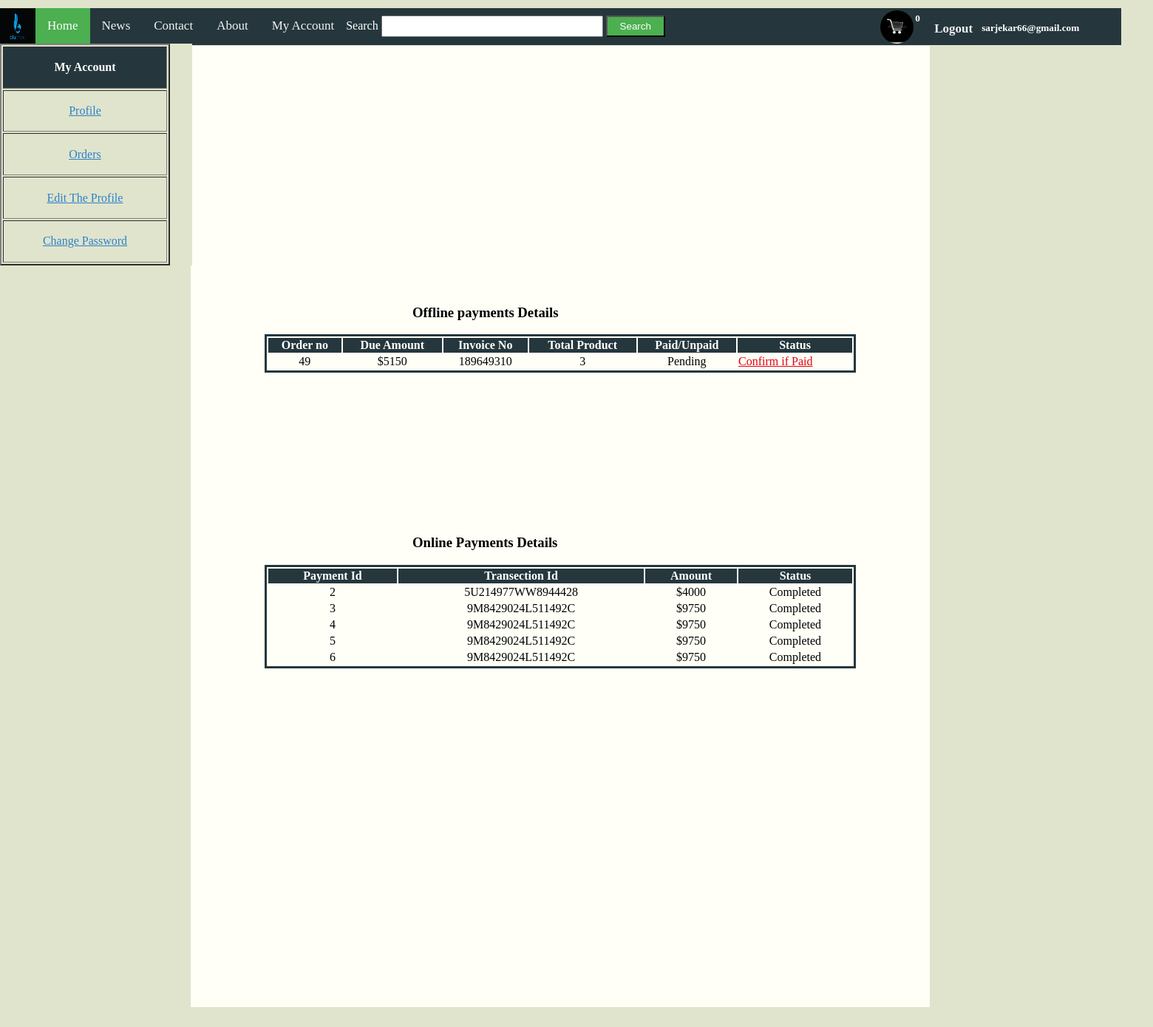
/customer_orders.php (signed in), run on the app's committed database.
### tables this page shows
CREATE TABLE IF NOT EXISTS `customer_orders` (
  `order_id` int(10) NOT NULL AUTO_INCREMENT,
  `customer_id` int(10) NOT NULL,
  `due_amount` text NOT NULL,
  `invoice_no` int(10) NOT NULL,
  `total_products` int(10) NOT NULL,
  `order_date` timestamp NOT NULL DEFAULT CURRENT_TIMESTAMP ON UPDATE CURRENT_TIMESTAMP,
  `order_status` text NOT NULL,
  PRIMARY KEY (`order_id`)
);

CREATE TABLE IF NOT EXISTS `paypal` (
  `payment_id` int(10) NOT NULL AUTO_INCREMENT,
  `transection_no` text NOT NULL,
  `amount` int(100) NOT NULL,
  `customer_id` int(10) NOT NULL,
  `product_id` int(10) NOT NULL,
  `qty` int(100) NOT NULL,
  `status` text NOT NULL,
  `currency` text NOT NULL,
  PRIMARY KEY (`payment_id`)
);

### customer_orders.php (the view, shortened to what this page needs)
<?php
include("functions/function.php");
?>
<!DOCTYPE HTML>
<html>
<head>
<link rel="stylesheet" href="css/style.css">
</head>
<body style="background-color:#E0E4CC" id="bodystyle" >
<div class="topnav" id="myTopnav">
<img src="logopic.png" />
  <a class="active" href="index.php">Home</a>
  <a href="#news">News</a>
  <a href="#contact">Contact</a>
  <a href="#about">About</a>
  <a href="Myaccount.php">My Account</a>
   <form method="get" action="search.php" enctype="multipart/form-data">
  <label id="searchlabel">Search</label>
  <input type="search" id="search" name="search"/>
  <input type="submit" name="search_btn" id="search_btn" value="Search"/>
</form>
<div id="item">
<h5 style="position:relative;bottom:20px; right:30px;"><?php item();?></h5>
<h5 style="position:relative; bottom:60px;right:20px;"><?php
if(!isset($_SESSION['Email'])){
	echo "<a href='customer_login.php'>Login</a>";
}else{
	echo "<a href='logout.php'>Logout</a>";
}
?></h5>
<h5 style=" float:right;position:relative;bottom:115px;left:60px;">
<?php
if(!isset($_SESSION['Email'])){
	echo "Welcome guest!";
}
else{
	echo $_SESSION['Email'];
}
?></h5>
</div>
 <a href="cart.php" class="logo"><img src="cart.png" id="carticon" style="postion:"/></a>
  </div>
<div id="pagelayout">
<h3 style="position:relative;left:300px;top:300px;">Offline payments Details</h3>
<table  width="800" align="center"style="border:3px solid #25373D;position:relative;top:300px;">
<tr style="background-color:#25373D;color:white;">
<th>Order no</th>
<th>Due Amount</th>
<th>Invoice No</th>
<th>Total Product</th>
<th>Paid/Unpaid</th>
<th>Status</th>
</tr>
<?php
if(isset($_SESSION['Email'])){
	$Email=$_SESSION['Email'];
	$qt="select * from customer where Email='$Email'";
	$runqt=mysqli_query($con,$qt);
	$rowqt=mysqli_fetch_array($runqt);
	$customer_id=$rowqt['customer_id'];
	$query="select * from customer_orders where customer_id='$customer_id'";
	$runquery=mysqli_query($con,$query);
	while($row=mysqli_fetch_array($runquery)){
	$order_id=$row['order_id'];
	$due_amount=$row['due_amount'];
	$invoice_no=$row['invoice_no'];
	$total_product=$row['total_products'];
	$order_status=$row['order_status'];
?>
<tr>
<td><center><?php echo $order_id;?></center></td>
<td><center>$<?php echo $due_amount;?></center></td>
<td><center><?php echo $invoice_no;?></center></td>
<td><center><?php echo $total_product;?></center></td>
<td><center><?php echo $order_status;?></center></td>
<td><a href="Pay.php" style="color:#E3000E;">Confirm if Paid</a></td>
</tr>
<?php } }
else{
	echo"You need to be logged in";
}?>
</table>
<h3 style="position:relative;left:300px;top:500px;">Online Payments Details</h3>
<table  width="800" align="center"style="border:3px solid #25373D;position:relative;top:500px;">
<tr style="background-color:#25373D;color:white;">
<th>Payment Id</th>
<th>Transection Id</th>
<th>Amount</th>
<th>Status</th>
</tr>
<?php
if(isset($_SESSION['Email'])){
	$Email=$_SESSION['Email'];
	$qt="select * from customer where Email='$Email'";
	$runqt=mysqli_query($con,$qt);
	$rowqt=mysqli_fetch_array($runqt);
	$customer_id=$rowqt['customer_id'];
	$query1="select * from paypal where customer_id='$customer_id'";
	$runquery1=mysqli_query($con,$query1);
	while($row1=mysqli_fetch_array($runquery1)){
	$order_id=$row1['payment_id'];
	$due_amount=$row1['transection_no'];
	$invoice_no=$row1['amount'];
	$order_status=$row1['status'];
?>
<tr>
<td><center><?php echo $order_id;?></center></td>
<td><center><?php echo $due_amount;?></center></td>
<td><center>$<?php echo $invoice_no;?></center></td>
<td><center><?php echo $order_status;?></center></td>
</tr>
<?php } }
else{
	echo"You need to be logged in";
}?>
</table>
</div>
<div id="cat">
<table width="230" style="height:300px;" style="position:absolute;right:5px;" border="2">
<tr style="">
<td align="center" style="background-color:#25373D;color:white;width:300px;"><b>My Account</b></td>
</tr>
<tr>
<td align="center" style="width:300px; color:black;" ><a href="Profile.php"style="color:#2C82C9;">Profile</a></td>
</tr>
<tr>
<td align="center"style="width:300px; color:black;"><a href="customer_orders.php" style="color:#2C82C9;">Orders</a></td>
</tr>
<tr>
<td align="center"style="width:300px; color:black;"><a href="Editprofile.php" style="color:#2C82C9;">Edit The Profile</a></td>
</tr>
<tr>
<td align="center"style="color:#25373D;"><a href="changepassword.php"style="color:#2C82C9;">Change Password</a></td>
</tr>
</table>
</div>
</body>
</html>

### css/style.css (style rules this page uses)
.topnav { float:left; background-color: #25373D; overflow: hidden; position:relative; bottom:8px; width:1519px; right:10px; color:white; height:50px; margin-left:auto; margin-right:auto; }
.topnav a { float: left; color: #f2f2f2; text-align: center; padding: 14px 16px; text-decoration: none; font-size: 17px; }
.topnav a.active { background-color: #4CAF50; color: white; }
.topnav a.logo { float:right; border-radius:50%; position:relative; right:300px; width:10px; height:10px; bottom:20px; }
.topnav img { float:left; height:50px; width:50px; }
#searchlabel { position:relative; top:10px; }
#search_btn { width:80px; padding:5px; position:relative; top:10px; background-color:#4CAF50; color:white; }
#pagelayout { position:relative; width:1000px; min-width:500px; height:1300px; top:43px; background-color:#FFFFF7; margin-left:250px; margin-right:250px; margin-bottom:auto; margin-top:auto; }
#search { width:300px; padding:5px; position:relative; top:10px; }
#cat { float:left; background-color:#E0E4CC; width:260px; min-width:50px; height:300px; position:relative; right:8px; bottom:1260px; margin-left:auto; margin-right:auto; margin-bottom:auto; margin-top:auto; }
#carticon { width:45px; height:45px; border-radius:50%; position:relative; bottom:20px; }
#item { float:left; position:relative; left:800px; bottom:25px; }

### data on the page
customer_orders: order_id "49", due_amount "5150", invoice_no "189649310", total_products "3", order_status "Pending"
paypal: payment_id "2", transection_no "5U214977WW8944428", amount "4000", status "Completed"
paypal: payment_id "3", transection_no "9M8429024L511492C", amount "9750", status "Completed"
paypal: payment_id "4", transection_no "9M8429024L511492C", amount "9750", status "Completed"
paypal: payment_id "5", transection_no "9M8429024L511492C", amount "9750", status "Completed"
paypal: payment_id "6", transection_no "9M8429024L511492C", amount "9750", status "Completed"

### other printed values
$count "0"
$_SESSION['Email'] "sarjekar66@gmail.com"
